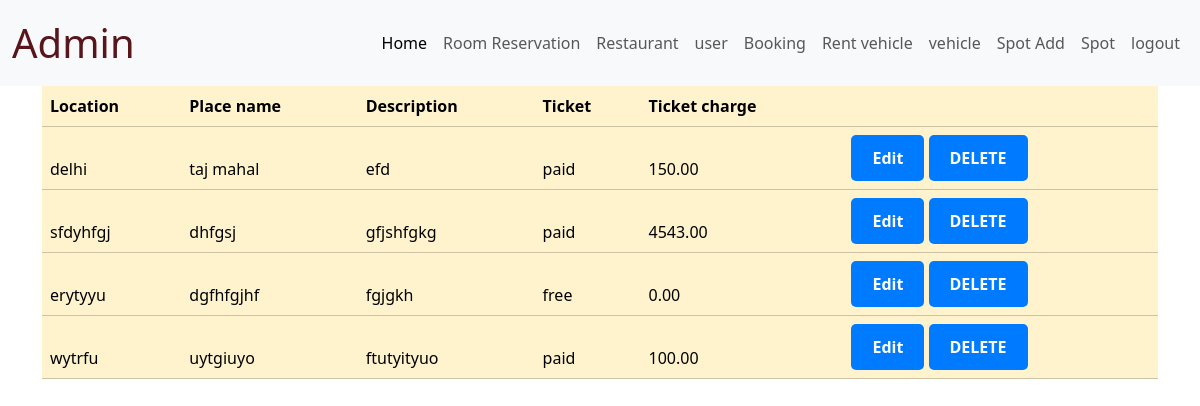
/spotview, run on the app's committed database.
### world_wallet_expence_app/models.py (models this page shows)
class SpotTable(models.Model):
    location = models.CharField(max_length=100, null=True, blank=True)
    placename = models.CharField(max_length=100)
    description = models.TextField(null=True, blank=True)
    ticket = models.CharField(max_length=10, choices=(('free', 'Free'), ('paid', 'Paid')))
    ticket_charge = models.DecimalField(max_digits=10, decimal_places=2, null=True, blank=True)  # For paid spots

### world_wallet_expence_app/views.py (the view)
# urls.py: path('spotview',spotview.as_view(),name='spotview'),
class spotview(View):
    def get(self,request):
         obj=SpotTable.objects.all()
         return render(request,"ADMIN/spotview.html",{'val':obj})

### templates/ADMIN/spotview.html (shortened to what this page needs)
<!DOCTYPE html>
<html lang="en">
<head>
    <link href="https://cdn.jsdelivr.net/npm/bootstrap@5.3.3/dist/css/bootstrap.min.css" rel="stylesheet">
</head>
<body>
    <nav class="navbar navbar-expand-lg bg-body-tertiary">
        <div class="container-fluid">
          <a class="navbar-brand fs-1 text-danger-emphasis" href="#">Admin</a>
          <div class="collapse navbar-collapse" id="navbarSupportedContent">
            <ul class="navbar-nav ms-auto mb-2 mb-lg-0">
              <li class="nav-item">
                <a class="nav-link active" aria-current="page" href="home.html">Home</a>
              </li>
              <li class="nav-item">
                <a class="nav-link" href="/room ">Room Reservation</a>
              </li>
              <li class="nav-item">
                <a class="nav-link" href="/restaurant">Restaurant</a>
              </li>
              <li class="nav-item">
                <a class="nav-link" href="/user">user</a>
              </li>
              <li class="nav-item">
                <a class="nav-link" href="/booking">Booking</a>
              </li>
              <li class="nav-item">
                <a class="nav-link" href="/Rentvehadd">Rent vehicle </a>
              </li>
              <li class="nav-item">
                <a class="nav-link" href="/viewrentveh">vehicle</a>
              </li>
              <li class="nav-item">
                <a class="nav-link" href="/spotadd">Spot Add</a>
              </li>
              <li class="nav-item">
                <li class="nav-item">
                    <a class="nav-link" href="/spotview">Spot</a>
                  </li>
              <li class="nav-item">
                <a class="nav-link" href="/ ">logout</a>
              </li>
            </ul>
          </div>
        </div>
      </nav>
      <div class="container">
        <table class="table table-warning">
            <thead>
              <tr>
                <th scope="col">Location </th>
                <th scope="col">Place name</th>
                <th scope="col">Description</th>
                <th scope="col">Ticket</th>
                <th scope="col">Ticket charge</th>
                <th colspan="5"></th>
               {%for i in val%}
              <tr>
                <td>{{i.location}}</td>
                <td>{{i.placename}}</td>
                <td>{{i.description}}</td>
                <td>{{i.ticket}}</td>
                <td>{{i.ticket_charge}}</td>
                <td>
                    <a href="spotedit/{{i.id}}" class="btn">Edit</a>
               <a href="Deletespot/{{i.id}}"  class="btn">DELETE</a> </td>
            </tr>
             {%endfor%}
          </table>
        </div>
    </body>
    </html>

### templates/ADMIN/spotview.html (style rules this page uses)
.btn { display: inline-block; padding: 10px 20px; text-decoration: none; border-radius: 5px; background-color: #007bff; color: white; text-align: center; font-weight: bold; transition: background-color 0.3s ease; }

### data on the page
SpotTable: location "delhi", placename "taj mahal", description "efd", ticket "paid", ticket_charge "150.00"
SpotTable: location "sfdyhfgj", placename "dhfgsj", description "gfjshfgkg", ticket "paid", ticket_charge "4543.00"
SpotTable: location "erytyyu", placename "dgfhfgjhf", description "fgjgkh", ticket "free", ticket_charge "0.00"
SpotTable: location "wytrfu", placename "uytgiuyo", description "ftutyityuo", ticket "paid", ticket_charge "100.00"
